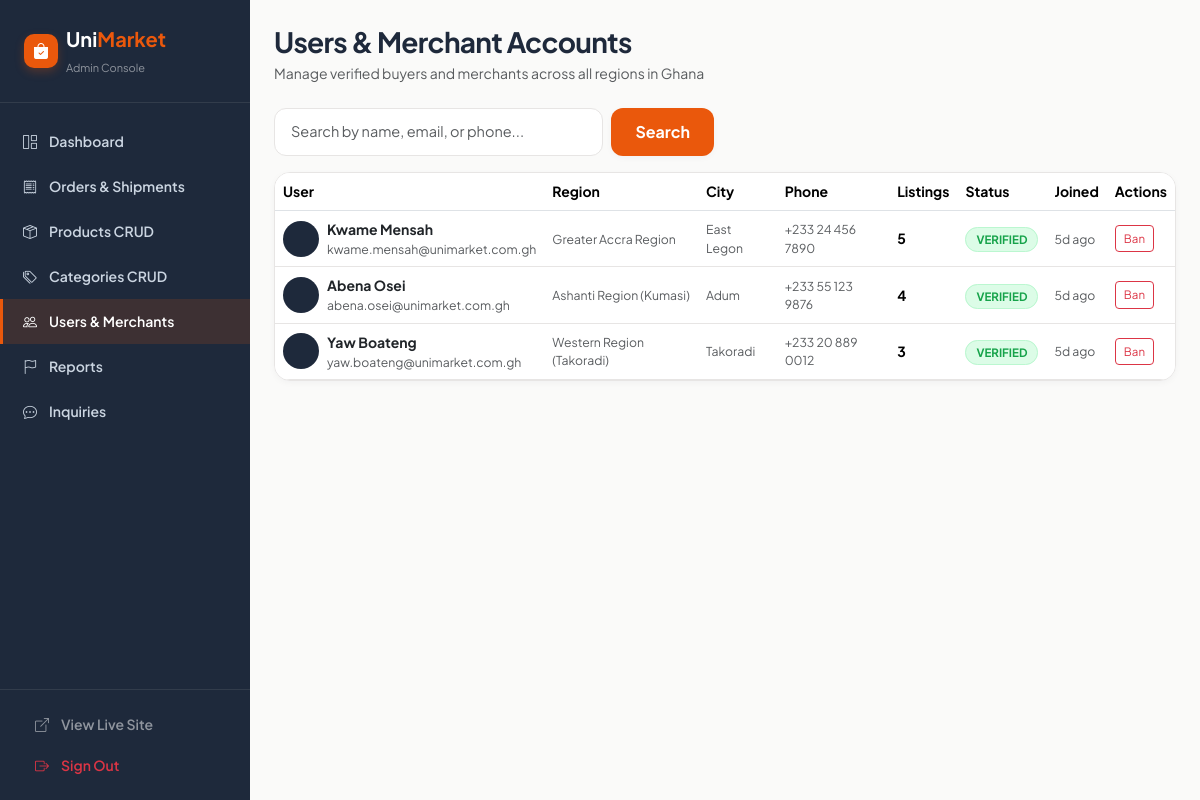
Before: /admin/users.php (signed in) with the older database file.
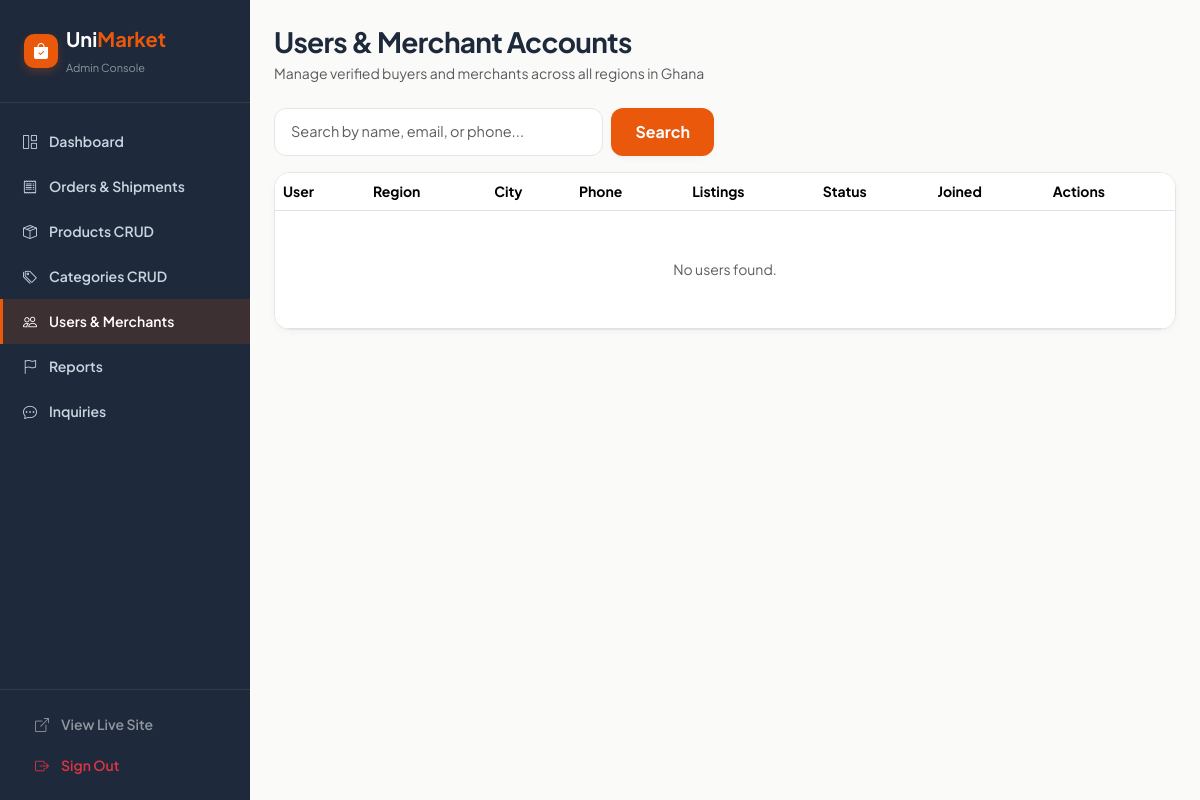
After: the same page with the newer database file.
### tables this page shows
CREATE TABLE users (
    id INT AUTO_INCREMENT PRIMARY KEY,
    full_name VARCHAR(100) NOT NULL,
    email VARCHAR(150) NOT NULL UNIQUE,
    password VARCHAR(255) NOT NULL,
    phone VARCHAR(30) DEFAULT NULL,
    region VARCHAR(100) DEFAULT 'Greater Accra Region',
    city VARCHAR(100) DEFAULT 'Accra',
    address VARCHAR(200) DEFAULT 'Airport Residential, Accra',
    avatar VARCHAR(500) DEFAULT NULL,
    is_verified TINYINT(1) DEFAULT 1,
    is_admin TINYINT(1) DEFAULT 0,
    is_banned TINYINT(1) DEFAULT 0,
    created_at TIMESTAMP DEFAULT CURRENT_TIMESTAMP
);

### includes/db.php (called while the page is built, shortened)
<?php
function sanitize($data) {
    return htmlspecialchars(strip_tags(trim((string)$data)), ENT_QUOTES, 'UTF-8');
}
function timeAgo($datetime) {
    $timezone = new DateTimeZone('Africa/Accra');
    try {
        $now = new DateTime('now', $timezone);
        $ago = new DateTime($datetime, $timezone);
        $diff = $now->diff($ago);
        if ($diff->d > 0) return $diff->d . 'd ago';
        return 'Just now';
    } catch (Exception $e) {
        return 'Recently';
    }
}

### admin/users.php (the view, shortened to what this page needs)
<?php
require_once '../includes/db.php';
$search = trim((string)($_GET['q'] ?? ''));
$sql = "SELECT u.*, (SELECT COUNT(*) FROM products WHERE seller_id=u.id AND status!='removed') AS listing_count FROM users u WHERE u.is_admin=0";
if ($search !== '') {
    $sql .= " AND (u.full_name LIKE ? OR u.email LIKE ? OR u.phone LIKE ?) ORDER BY u.created_at DESC";
    $like = '%' . $search . '%';
    $u_stmt = $conn->prepare($sql);
    $u_stmt->bind_param("sss", $like, $like, $like);
    $u_stmt->execute();
    $users = $u_stmt->get_result();
} else {
    $sql .= " ORDER BY u.created_at DESC";
    $users = $conn->query($sql);
}
?>
<!DOCTYPE html>
<html lang="en">
<head>
    <link href="https://cdn.jsdelivr.net/npm/bootstrap@5.3.2/dist/css/bootstrap.min.css" rel="stylesheet">
    <link href="https://cdn.jsdelivr.net/npm/bootstrap-icons@1.11.3/font/bootstrap-icons.min.css" rel="stylesheet">
    <link href="../css/style.css" rel="stylesheet">
</head>
<body style="background:#FAFAF9;">
<div class="d-flex flex-column flex-md-row" style="min-height:100vh;">
    <?php include __DIR__ . '/includes/sidebar.php'; ?>
    <main class="flex-fill p-4" style="overflow-x:hidden;">
        <h3 class="fw-bold mb-1" style="color:var(--brand-slate);">Users & Merchant Accounts</h3>
        <p class="text-muted small mb-4">Manage verified buyers and merchants across all regions in Ghana</p>
        <form method="GET" class="d-flex gap-2 my-3" style="max-width:440px;">
            <input type="text" name="q" class="form-control um-input" placeholder="Search by name, email, or phone..." value="<?= htmlspecialchars($search) ?>">
            <button type="submit" class="btn btn-orange px-4">Search</button>
        </form>
        <div class="um-card overflow-hidden">
            <div class="table-responsive">
                <table class="table mb-0 align-middle" style="font-size:14px;">
                    <thead style="background:#F8FAFC;">
                        <tr><th>User</th><th>Region</th><th>City</th><th>Phone</th><th>Listings</th><th>Status</th><th>Joined</th><th>Actions</th></tr>
                    </thead>
                    <tbody>
                    <?php if (!$users || $users->num_rows === 0): ?>
                    <tr><td colspan="8" class="text-center py-5 text-muted">No users found.</td></tr>
                    <?php endif; ?>
                    <?php while ($users && $u = $users->fetch_assoc()): ?>
                    <tr style="border-bottom:1px solid var(--border-color);<?= $u['is_banned'] ? 'opacity:.6;' : '' ?>">
                        <td>
                            <div class="d-flex align-items-center gap-2">
                                <div class="seller-avatar" style="width:36px;height:36px;font-size:13px;border-radius:50%;background:var(--brand-slate);color:#fff;display:flex;align-items:center;justify-content:center;overflow:hidden;">
                                </div>
                                <div>
                                    <div class="fw-bold text-dark"><?= sanitize($u['full_name']) ?></div>
                                    <div class="text-muted small"><?= sanitize($u['email']) ?></div>
                                </div>
                            </div>
                        </td>
                        <td class="text-muted small"><?= sanitize($u['region'] ?? 'Greater Accra') ?></td>
                        <td class="text-muted small"><?= sanitize($u['city'] ?? 'Accra') ?></td>
                        <td class="text-muted small"><?= sanitize($u['phone']) ?: '—' ?></td>
                        <td class="fw-bold"><?= $u['listing_count'] ?></td>
                        <td>
                            <?php if ($u['is_banned']): ?>
                                <span class="badge-status-cancelled">BANNED</span>
                            <?php elseif ($u['is_verified']): ?>
                                <span class="badge-status-in-stock">VERIFIED</span>
                            <?php else: ?>
                                <span class="badge bg-light text-muted border">UNVERIFIED</span>
                            <?php endif; ?>
                        </td>
                        <td class="text-muted small"><?= timeAgo($u['created_at']) ?></td>
                        <td>
                            <div class="d-flex gap-1 flex-wrap">
                                <?php if ($u['is_banned']): ?>
                                <form method="POST" action="" class="d-inline">
                                    <?= csrfField() ?>
                                    <input type="hidden" name="action" value="unban">
                                    <input type="hidden" name="user_id" value="<?= (int)$u['id'] ?>">
                                    <button type="submit" class="btn btn-sm btn-outline-success py-1 px-2" style="font-size:11.5px;">Unban</button>
                                </form>
                                <?php else: ?>
                                <form method="POST" action="" class="d-inline" onsubmit="return confirm('Ban this user?')">
                                    <button type="submit" class="btn btn-sm btn-outline-danger py-1 px-2" style="font-size:11.5px;">Ban</button>
                                </form>
                                <?php endif; ?>
                            </div>
                        </td>
                    </tr>
                    <?php endwhile; ?>
                    </tbody>
                </table>
            </div>
        </div>
    </main>
</div>
</body>
</html>

### admin/includes/sidebar.php (shortened to what this page needs)
<?php
$admin_active_page = basename($_SERVER['PHP_SELF']);
?>
<aside class="admin-sidebar-nav d-none d-md-flex">
    <div class="px-4 py-4 border-bottom border-secondary border-opacity-25">
        <div class="d-flex align-items-center gap-2">
            <div class="brand-icon-box" style="width:34px;height:34px;font-size:16px;">
                <i class="bi bi-bag-check-fill"></i>
            </div>
            <div>
                <div class="fw-bold text-white fs-5 leading-none">
                    Uni<span style="color:var(--accent-orange);">Market</span>
                </div>
                <span class="small text-white-50" style="font-size:11px;">Admin Console</span>
            </div>
        </div>
    </div>
    <nav class="py-3 flex-grow-1">
        <a href="index.php" class="admin-nav-item <?= $admin_active_page === 'index.php' ? 'active' : '' ?>">
            <i class="bi bi-grid-1x2"></i> Dashboard
        </a>
        <a href="orders.php" class="admin-nav-item <?= $admin_active_page === 'orders.php' ? 'active' : '' ?>">
            <i class="bi bi-receipt"></i> Orders &amp; Shipments
        </a>
        <a href="products.php" class="admin-nav-item <?= $admin_active_page === 'products.php' ? 'active' : '' ?>">
            <i class="bi bi-box-seam"></i> Products CRUD
        </a>
        <a href="categories.php" class="admin-nav-item <?= $admin_active_page === 'categories.php' ? 'active' : '' ?>">
            <i class="bi bi-tags"></i> Categories CRUD
        </a>
        <a href="users.php" class="admin-nav-item <?= $admin_active_page === 'users.php' ? 'active' : '' ?>">
            <i class="bi bi-people"></i> Users &amp; Merchants
        </a>
        <a href="reports.php" class="admin-nav-item <?= $admin_active_page === 'reports.php' ? 'active' : '' ?>">
            <i class="bi bi-flag"></i> Reports
        </a>
        <a href="messages.php" class="admin-nav-item <?= $admin_active_page === 'messages.php' ? 'active' : '' ?>">
            <i class="bi bi-chat-dots"></i> Inquiries
        </a>
    </nav>
    <div class="p-3 border-top border-secondary border-opacity-25">
        <a href="../dashboard.php" target="_blank" class="admin-nav-item py-2 px-3 rounded-2 text-white-50 mb-1">
            <i class="bi bi-box-arrow-up-right"></i> View Live Site
        </a>
        <a href="../logout.php" class="admin-nav-item py-2 px-3 rounded-2 text-danger">
            <i class="bi bi-box-arrow-right"></i> Sign Out
        </a>
    </div>
</aside>

### css/style.css (style rules this page uses)
:root { --brand-slate: #1E293B; --brand-slate-dark: #0F172A; --brand-slate-light: #334155; --brand-navy: #1E293B; --accent-orange: #EA580C; --accent-orange-hover: #C2410C; --accent-orange-light: #FFEDD5; --accent-orange-subtle:#FFF7ED; --accent-emerald: #EA580C; --accent-emerald-hover:#C2410C; --accent-green: #16A34A; --accent-green-hover: #15803D; --accent-green-light: #DCFCE7; --accent-green-subtle:#F0FDF4; --accent-amber: #D97706; --accent-amber-light: #FEF3C7; --bg-page: #FAFAF9; --bg-surface: #FFFFFF; --bg-subtle: #F5F5F4; --border-color: #E7E5E4; --border-focus: #EA580C; --text-primary: #1E293B; --text-secondary: #475569; --text-muted: #78716C; --text-light: #A8A29E; --color-danger: #DC2626; --color-danger-bg: #FEF2F2; --color-success: #16A34A; --color-info: #0284C7; --radius-sm: 8px; --radius-md: 12px; --radius-lg: 16px; --radius-full: 9999px; --shadow-xs: 0 1px 2px 0 rgba(30, 41, 59, 0.05); --shadow-sm: 0 2px 8px -2px rgba(30, 41, 59, 0.06); --shadow-md: 0 8px 24px -4px rgba(30, 41, 59, 0.08); --shadow-lg: 0 16px 36px -6px rgba(30, 41, 59, 0.12); --shadow-orange: 0 8px 20px -2px rgba(234, 88, 12, 0.28); }
*, *::before, *::after { box-sizing: border-box; }
body { font-family: 'Plus Jakarta Sans', 'Inter', -apple-system, BlinkMacSystemFont, 'Segoe UI', Roboto, sans-serif; background-color: var(--bg-page); color: var(--text-primary); min-height: 100vh; display: flex; flex-direction: column; -webkit-font-smoothing: antialiased; text-rendering: optimizeLegibility; line-height: 1.5; }
h1, h2, h3, h4, h5, h6 { font-family: 'Plus Jakarta Sans', sans-serif; color: var(--brand-slate); font-weight: 700; letter-spacing: -0.025em; line-height: 1.25; }
a { text-decoration: none; color: inherit; transition: color 0.15s ease, background-color 0.15s ease; }
.brand-icon-box { width: 36px; height: 36px; background: var(--accent-orange); color: #fff; border-radius: 10px; display: inline-flex; align-items: center; justify-content: center; font-size: 18px; box-shadow: 0 4px 10px rgba(234, 88, 12, 0.25); }
.um-card { background: var(--bg-surface); border: 1px solid var(--border-color); border-radius: var(--radius-lg); box-shadow: var(--shadow-sm); transition: all 0.22s ease; }
.form-control.um-input, .form-select.um-input { border: 1.5px solid var(--border-color) !important; border-radius: var(--radius-md) !important; font-family: inherit !important; font-size: 14.5px !important; background: #FFFFFF !important; color: var(--text-primary) !important; padding: 11px 16px !important; transition: all 0.2s ease !important; }
.btn-orange, .btn-emerald { background: var(--accent-orange); color: #FFFFFF !important; font-weight: 700; border: none; border-radius: var(--radius-md); padding: 12px 24px; transition: all 0.18s ease; box-shadow: var(--shadow-sm); display: inline-flex; align-items: center; justify-content: center; gap: 8px; }
.admin-sidebar-nav { width: 250px; background: var(--brand-slate); color: #94A3B8; display: flex; flex-direction: column; flex-shrink: 0; min-height: 100vh; }
.admin-nav-item { display: flex; align-items: center; gap: 12px; padding: 12px 20px; font-size: 14px; font-weight: 600; color: #CBD5E1; border-left: 3px solid transparent; transition: all 0.15s ease; }
.admin-nav-item.active { background: rgba(234, 88, 12, 0.15); color: #FFFFFF; border-left-color: var(--accent-orange); }
.badge-status-in-stock, .badge-status-delivered, .badge-status-paid { background: var(--accent-green-light); color: var(--accent-green); border: 1px solid #BBF7D0; font-size: 11.5px; font-weight: 700; padding: 4px 10px; border-radius: var(--radius-full); }
.seller-avatar { border-radius: 50%; overflow: hidden; display: flex; align-items: center; justify-content: center; background: var(--brand-slate); color: #FFFFFF; font-weight: 700; flex-shrink: 0; }

Changed rows visible on the page:
removed users: full_name "Kwame Mensah", email "kwame.mensah@unimarket.com.gh", region "Greater Accra Region", city "East Legon", phone "+233 24 456 7890", listing_count "5", is_banned "VERIFIED", created_at "5d ago"
removed users: full_name "Abena Osei", email "abena.osei@unimarket.com.gh", region "Ashanti Region (Kumasi)", city "Adum", phone "+233 55 123 9876", listing_count "4", is_banned "VERIFIED", created_at "5d ago"
removed users: full_name "Yaw Boateng", email "yaw.boateng@unimarket.com.gh", region "Western Region (Takoradi)", city "Takoradi", phone "+233 20 889 0012", listing_count "3", is_banned "VERIFIED", created_at "5d ago"
Other visible differences:
text now shown: "No users found."
